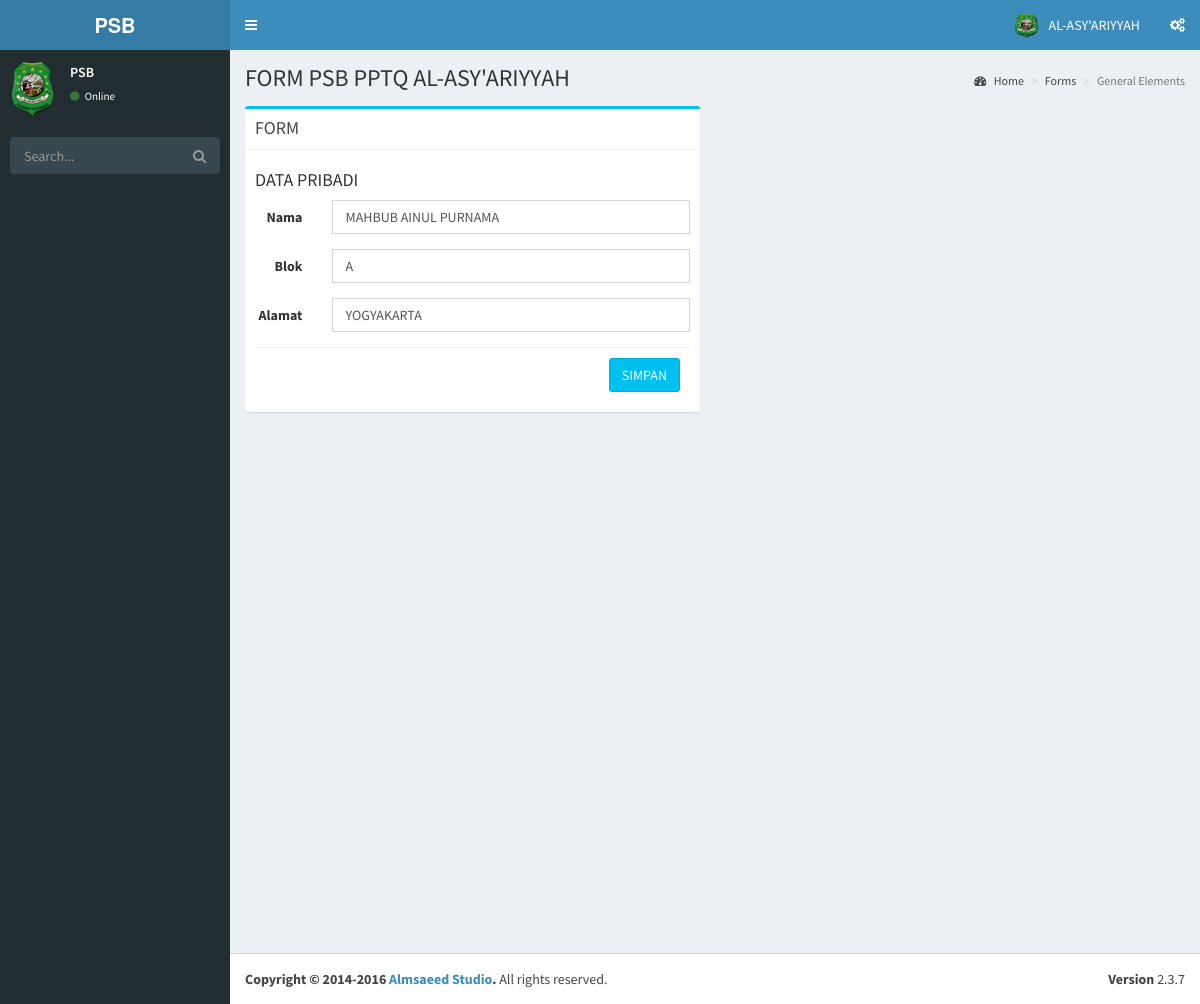
Screenshot of /edit.php?id=23&aksi=edit with the database file from the repository.
### tables this page shows
CREATE TABLE `user` (
  `id` int(11) NOT NULL,
  `nama` varchar(100) NOT NULL,
  `alamat` varchar(100) NOT NULL,
  `blok` varchar(11) NOT NULL
);

### lib_database.php (called while the page is built, shortened)
<?php
class database{
	function edit($id){
		$data = mysql_query("select * from user where id='$id'");
		while($d = mysql_fetch_array($data)){
			$hasil[] = $d;
		}
		return $hasil;
	}
	}
?>

### edit.php (the view, shortened to what this page needs)
 <?php
              include 'lib_database.php';
              $db = new database();
                                    ?>
<!DOCTYPE html>
<html>
<head>
  <link rel="stylesheet" href=" bootstrap/css/bootstrap.min.css">
  <link rel="stylesheet" href="https://cdnjs.cloudflare.com/ajax/libs/font-awesome/4.5.0/css/font-awesome.min.css">
  <link rel="stylesheet" href="https://cdnjs.cloudflare.com/ajax/libs/ionicons/2.0.1/css/ionicons.min.css">
  <link rel="stylesheet" href=" dist/css/AdminLTE.min.css">
  <link rel="stylesheet" href=" dist/css/skins/_all-skins.min.css">
</head>
<body class="hold-transition skin-blue sidebar-mini">
<div class="wrapper">
  <header class="main-header">
    <a href=" index2.html" class="logo">
      <span class="logo-lg"><b>PSB</b></span>
    </a>
    <nav class="navbar navbar-static-top">
      <a href="#" class="sidebar-toggle" data-toggle="offcanvas" role="button">
      </a>
      <div class="navbar-custom-menu">
        <ul class="nav navbar-nav">
          <li class="dropdown user user-menu">
            <a href="#" class="dropdown-toggle" data-toggle="dropdown">
              <img src=" dist/img/asy.png" class="user-image" alt="User Image">
              <span class="hidden-xs">AL-ASY'ARIYYAH</span>
            </a>
          </li>
          <li>
            <a href="#" data-toggle="control-sidebar"><i class="fa fa-gears"></i></a>
          </li>
        </ul>
      </div>
    </nav>
  </header>
  <aside class="main-sidebar">
    <section class="sidebar">
      <div class="user-panel">
        <div class="pull-left image">
          <img src=" dist/img/asy.png" class="img-circle" alt="User Image">
        </div>
        <div class="pull-left info">
          <p>PSB </p>
          <a href="#"><i class="fa fa-circle text-success"></i> Online</a>
        </div>
      </div>
      <form action="#" method="get" class="sidebar-form">
        <div class="input-group">
          <input type="text" name="q" class="form-control" placeholder="Search...">
              <span class="input-group-btn">
                <button type="submit" name="search" id="search-btn" class="btn btn-flat"><i class="fa fa-search"></i>
                </button>
              </span>
        </div>
      </form>
    </section>
  </aside>
  <div class="content-wrapper">
    <section class="content-header">
      <h1>
       FORM PSB PPTQ AL-ASY'ARIYYAH
      </h1>
      <ol class="breadcrumb">
        <li><a href="#"><i class="fa fa-dashboard"></i> Home</a></li>
        <li><a href="#">Forms</a></li>
        <li class="active">General Elements</li>
      </ol>
    </section>
    <section class="content">
      <div class="row">
        <div class="col-md-6">
          <div class="box box-info">
            <div class="box-header with-border">
              <h3 class="box-title">FORM</h3>
            </div>
            <form class="form-horizontal" action="proses.php?aksi=update" method="post">
            <?php
              foreach($db->edit($_GET['id']) as $d){?>
              <div class="box-body">
                <h4>DATA PRIBADI</h4>
                <div class="form-group">
                  <label for="inputtext3" class="col-sm-2 control-label">Nama</label>
                  <div class="col-sm-10">
                    <input type="text" class="form-control" name="nama" value="<?php echo $d['nama']?>" >
                  </div>
                </div>
                <div class="form-group">
                  <label for="inputtext3" class="col-sm-2 control-label">Blok</label>
                  <div class="col-sm-10">
                    <input type="text" class="form-control" name="blok" value="<?php echo $d['blok']?>" >
                  </div>
                </div>
                <div class="form-group">
                  <label for="inputtext3" class="col-sm-2 control-label">Alamat</label>
                  <div class="col-sm-10">
                  <input type="text" class="form-control" rows="3" name="alamat" value="<?php echo $d['alamat']?>" >
                  </div>
                </div>
              <div class="box-footer">
                <button type="submit" class="btn btn-info pull-right">SIMPAN</button>
              </div>
            <?php }?>
            </form>
          </div>
        </div>
      </div>
    </section>
  </div>
  <footer class="main-footer">
    <div class="pull-right hidden-xs">
      <b>Version</b> 2.3.7
    </div>
    <strong>Copyright &copy; 2014-2016 <a href="http://almsaeedstudio.com">Almsaeed Studio</a>.</strong> All rights
    reserved.
  </footer>
</div>
</body>
</html>

### rows the page displays
user: nama "MAHBUB AINUL PURNAMA", blok "A", alamat "YOGYAKARTA"
